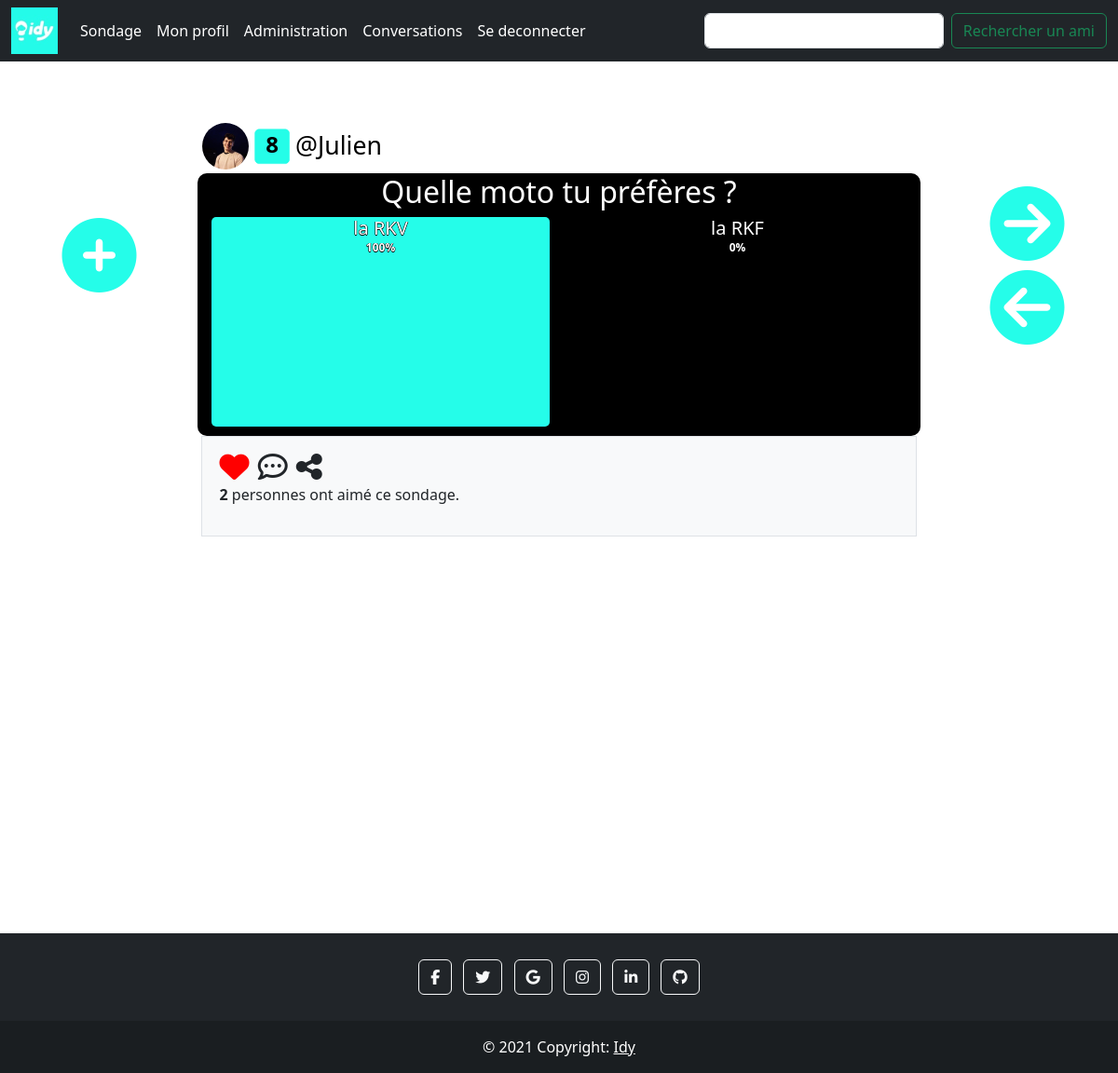
The app's page /index.php?view=sondage (signed in) with its own data.
### tables this page shows
CREATE TABLE `Choix` (
  `Sondage` bigint(20) DEFAULT NULL,
  `idChoix` bigint(20) NOT NULL,
  `Choix` varchar(140) DEFAULT NULL
);

CREATE TABLE `Utilisateurs` (
  `idUtilisateur` bigint(20) NOT NULL,
  `pseudo` varchar(18) NOT NULL,
  `mail` varchar(50) NOT NULL,
  `mdp` varchar(255) NOT NULL,
  `dateOfBirth` date NOT NULL,
  `nbSondagesCréés` int(11) NOT NULL,
  `rang` int(11) NOT NULL COMMENT 'Niveau de l''utilisateur',
  `nbCoins` int(11) NOT NULL COMMENT 'Nombre d''IdYCoins de l''utilsteur (la moulaga)',
  `Pourcentage_rang` int(11) NOT NULL DEFAULT '0',
  `avatar` varchar(100) NOT NULL DEFAULT './ressources/avatar/utilisateur.png',
  `banniere` varchar(100) NOT NULL DEFAULT './ressources/bannieres/bannierepardefaut.jpeg',
  `admin` int(5) NOT NULL DEFAULT '0',
  `blacklist` int(11) NOT NULL DEFAULT '0'
);

CREATE TABLE `Sondages` (
  `idSondage` bigint(20) NOT NULL,
  `Utilisateur` bigint(20) NOT NULL COMMENT 'Utilisateur a l''origine du sondage',
  `Question` text NOT NULL COMMENT 'Question posée',
  `NbReponses` int(11) NOT NULL COMMENT 'Nombre de réponses possibles',
  `nbChoix` int(11) NOT NULL DEFAULT '0',
  `nblike` int(11) DEFAULT NULL,
  `typeSondage` varchar(40) NOT NULL DEFAULT 'normal'
);

### libs/modele.php (called while the page is built, shortened)
<?php
include_once("maLibSQL.pdo.php");
function getpseudo($utilisateur){
    $utilisateur=htmlentities ($utilisateur);
    $SQL = "SELECT pseudo FROM Utilisateurs u WHERE idUtilisateur='$utilisateur'";
    return SQLGetChamp($SQL);
}
function getAvatar($idUtilisateur)
{
    $idUtilisateur = htmlentities($idUtilisateur);
    $SQL = "SELECT avatar FROM Utilisateurs WHERE idUtilisateur ='$idUtilisateur'";
    return SQLGetChamp($SQL);
}
function checkrepondu($idSondage,$idUtilisateur){
    $idSondage = htmlentities ($idSondage);$idUtilisateur = htmlentities ($idUtilisateur);
    $SQL="SELECT idReponse FROM Reponses WHERE sondage='$idSondage' AND utilisateur='$idUtilisateur'";
    $tabPhp = parcoursRs(SQLSelect($SQL));
    return $tabPhp;
}
function getlike($idSondage){
    $idSondage = htmlentities ($idSondage);
    $SQL="SELECT nblike FROM Sondages WHERE idSondage='$idSondage'";
    $tabPhp = parcoursRs(SQLSelect($SQL));
    return $tabPhp[0]["nblike"];
}
function checklikeverif($idSondage,$idUtilisateur){
    $idSondage = htmlentities ($idSondage);$idUtilisateur = htmlentities ($idUtilisateur);
    $SQL="SELECT idlike FROM Sondagelike WHERE idSondage='$idSondage' AND idUtilisateur='$idUtilisateur'";
    $tabPhp = parcoursRs(SQLSelect($SQL));
    return $tabPhp;
}
function getTypeSondage($idSondage){
    $idSondage=htmlentities ($idSondage);
    $SQL = "SELECT typeSondage FROM Sondages WHERE idSondage='$idSondage'";
    return SQLGetChamp($SQL);
}
function selectSondageUser($idUtilisateur)
{
    $idUtilisateur=htmlentities ($idUtilisateur);
    $SQL = "SELECT * FROM Sondages s, Choix c WHERE s.idSondage NOT IN (SELECT idSondage FROM SondageSuivant WHERE idUtilisateur = '$idUtilisateur') AND s.idSondage=c.Sondage ORDER BY s.idSondage ASC LIMIT 1";
    $tabPhp = parcoursRs(SQLSelect($SQL));
    return $tabPhp;
}
function selectChoix($idSondage){
    $idSondage=htmlentities ($idSondage);
    $SQL = "SELECT * FROM Choix WHERE Sondage ='$idSondage'";
    $tabPhp = parcoursRs(SQLSelect($SQL));
    return $tabPhp;
}
function nombreReponseTotal($idSondage){
    $idSondage=htmlentities ($idSondage);
    $SQL = "SELECT COUNT(idChoix) FROM Reponses WHERE sondage ='$idSondage'";
    return SQLGetChamp($SQL);
}
function nombreReponse($idChoix, $idSondage){
    $idSondage=htmlentities ($idSondage);
    $idChoix=htmlentities ($idChoix);
    $SQL = "SELECT COUNT(idChoix) FROM Reponses WHERE sondage ='$idSondage' AND idChoix='$idChoix'";
    return SQLGetChamp($SQL);
}
function rang($idUtilisateur)
{
    $idUtilisateur = htmlentities($idUtilisateur);
    $SQL = "SELECT rang FROM Utilisateurs WHERE idUtilisateur ='$idUtilisateur'";
    return SQLGetChamp($SQL);
}
?>

### libs/maLibSQL.pdo.php (called while the page is built, shortened)
<?php
include_once "config.php";
function SQLGetChamp($sql)
{
	global $BDD_host;
	global $BDD_base;
	global $BDD_user;
	global $BDD_password;
	try {
		$dbh = new PDO("mysql:host=$BDD_host;dbname=$BDD_base", $BDD_user, $BDD_password);
	} catch (PDOException $e) {
		die("<font color=\"red\">SQLGetChamp: Erreur de connexion : " . $e->getMessage() . "</font>");
	}
	$dbh->exec("SET CHARACTER SET utf8");
	$res = $dbh->query($sql);
	$num = $res->rowCount();
	$res->setFetchMode(PDO::FETCH_NUM);
	$ligne = $res->fetch();
	if ($ligne == false) return false;
	else return $ligne[0];
}
function SQLSelect($sql)
{
 	global $BDD_host;
	global $BDD_base;
 	global $BDD_user;
 	global $BDD_password;
	try {
		$dbh = new PDO("mysql:host=$BDD_host;dbname=$BDD_base", $BDD_user, $BDD_password);
	} catch (PDOException $e) {
		die("<font color=\"red\">SQLSelect: Erreur de connexion : " . $e->getMessage() . "</font>");
	}
	$dbh->exec("SET CHARACTER SET utf8");
	$res = $dbh->query($sql);
	$num = $res->rowCount();
	if ($num==0) return false;
	else return $res;
}
function parcoursRs($result)
{
	if  ($result == false) return array();
	$result->setFetchMode(PDO::FETCH_ASSOC);
	while ($ligne = $result->fetch())
		$tab[]= $ligne;
	return $tab;
}
?>

### templates/sondage.php (the view, shortened to what this page needs)
<!DOCTYPE html PUBLIC "-//W3C//DTD XHTML 1.0 Strict//EN" "http://www.w3.org/TR/xhtml1/DTD/xhtml1-strict.dtd">
<html xmlns="http://www.w3.org/1999/xhtml">
<?php
include_once("libs/modele.php");
include_once("libs/maLibForms.php");
?>
<head>
	<link rel="stylesheet" href="css/sondages.css">
</head>
<div class="container-xxl" style="margin-top: 120px;">
    <div class="row row-cols-3 justify-content-md-center">
<?php
            $idUtilisateur = $_SESSION['idUtilisateur'];
            echo '<div class="col-md-1 mt-5">';
                echo '<a class="plus" href="index.php?view=creationsondage"><i class="fas fa-plus-circle fa-5x" style="color:#25fde9;"></i></a><a href="index.php?view=creationsondage" style="text-decoration:none;"></a>';
            echo "</div>";
            if($idSondage = valider('idSondage', 'GET')){
                $sondage = selectSondagebyIdSOndage($idSondage);
                $sondage = array_reverse($sondage);
                if(!isset($sondage[0])){
                    $newurl = "index.php?view=sondage&error=" . urlencode("Ce sondage n'existe pas !");
                      header("Location: $newurl");
                }
            }else{
                $sondage = selectSondageUser($idUtilisateur);
                $sondage = array_reverse($sondage);
            }
            if($sondage)
            {
                foreach ($sondage as $newSondage)
                {
                    echo "<div class='col-md-8 ms-5 me-5'>";
                    $utilisateur = $newSondage["Utilisateur"];
                    $idSondage = $newSondage["idSondage"];
                    $pseudo = getpseudo($utilisateur);
                    echo "<div class='sondage' id='tv'>";
                    echo "<div class = \"photo\" style=\"position: absolute; margin-top:-55px; margin-left:50px; \">";
                    echo "<img src=\"./ressources/carré.png\" height=\"50\" style = \"width:50px; clip-path:ellipse(50% 50%); \">";
                    echo "<div class = \"ranggg\" style=\"position: relative; margin-top:-45px; \">";
                    $rang = rang($utilisateur);
                    echo "<h4 style=\"color: black;margin-top:4px;\"><strong>" . $rang . "</strong></h4>";
                    echo "</div>";
                    echo "</div>";
                    echo "<a href=\"https://web-idy.com/index.php?view=utilisateur&profilde=" . $utilisateur . "\">";
                    echo "<div id = \"avatarClick\" style=\"margin-top:-55px; float:left;\">";
                    $avatar = getAvatar($utilisateur);
                    echo "<img src=\"" . $avatar . "\" height=\"50\" style = \"width:50px; clip-path:ellipse(50% 50%); \">";
                    echo "</div>";
                    echo "<div  style=\"position: absolute; margin-top:-47px; padding-left:80px; \">";
                    echo "<h1 style=\"color: black; margin-left:20px;font-size:20pt;\">@" . $pseudo . "</h1>";
                    echo "</div>";
                    echo "</a>";
                    if(empty(checkrepondu($idSondage, $idUtilisateur))) {
                        echo "<h3>" . $newSondage["Question"] . "</h3>";
                    }else{
                        $nombreReponseTotal = nombreReponseTotal($idSondage);
                        $question=$sondage[0]["Question"];
                        echo "<h2> $question </h2>";
                    }
                    echo "<div class='choix' style=\"height:225px;\">";
                    $choix = selectChoix($idSondage);
                    $typeSondage = getTypeSondage($idSondage);
                    if(empty(checkrepondu($idSondage, $idUtilisateur)))
                    {
                        if ($typeSondage == 'normal') {
                            foreach ($choix as $newchoix) {
                                echo('<form action="controleur-sondage.php" method="get" class="formchoix">');
                                mkInput('submit', 'choix', $newchoix["Choix"], "inputchoix");
                                mkInput('hidden', 'idchoix', $newchoix["idChoix"]);
                                mkInput("hidden", "action", "RépondreChoix");
                                $idSondage = $newSondage["idSondage"];
                                mkInput("hidden", "idSondage", $idSondage);
                                endForm();
                            }
                        }
                        else if ($typeSondage == 'image')
                        {
                            foreach ($choix as $newchoix)
                            {
                                $lien = getLienImage($newchoix["idChoix"]);
                                echo('<form action="controleur-sondage.php" method="get" class="formchoix">');
                                echo "<div class='choix1' style = \"margin: 5px; width: 100%;  display: flex; flex-direction: column; justify-content: space-around; \"><img src=\"" . $lien . "\" style = \" max-width: 100%; max-height: 100%; margin: 10px; border-radius: 10px; border: 5px solid white; margin-left: auto; margin-right: auto;\">";
                                    echo "<div class='desc' >";
                                        mkInput('submit', 'choix', $newchoix["Choix"], "btn", "background-color:#25fde9;");
                                    echo "</div>";
                                echo "</div>";
                                mkInput('hidden', 'idchoix', $newchoix["idChoix"]);
                                mkInput("hidden", "action", "RépondreChoix");
                                $idSondage = $newSondage["idSondage"];
                                mkInput("hidden", "idSondage", $idSondage);
                                endForm();
                            }
                        }
                        else if ($typeSondage == 'audio')
                        {
                            foreach ($choix as $newchoix)
                            {
                                $lien = getLienImage($newchoix["idChoix"]);
                                echo('<form action="controleur-sondage.php" method="get" class="formchoix">');
                                echo "<div class='choix1' style = \"margin: 5px; width: 100%;  display: flex; flex-direction: column; justify-content: space-around; \">";
                                echo "<audio controls src=" . $lien . ">Votre navigateur ne supporte pas les <code>audio</code></audio>";
                                    echo "<div class='desc' >";
                                        mkInput('submit', 'choix', $newchoix["Choix"], "btn", "background-color:#25fde9;");
                                    echo "</div>";
                                echo "</div>";
                                mkInput('hidden', 'idchoix', $newchoix["idChoix"]);
                                mkInput("hidden", "action", "RépondreChoix");
                                $idSondage = $newSondage["idSondage"];
                                mkInput("hidden", "idSondage", $idSondage);
                                endForm();
                            }
                        }
                    }
                    else{
                        foreach($choix as $i){
                            $nombreReponse = nombreReponse($i['idChoix'],$idSondage);
                            $stat = ($nombreReponse/$nombreReponseTotal)*100;
                            $stat=round($stat);
                            echo "<div style='background-color: #25fde9;display: inline-block;margin-left: 10px;margin-right: 10px;width: -webkit-fill-available;color:white;height:$stat%;width: -moz-available;border-radius:5px;text-shadow: -0.5px 0 black, 0 0.5px black, 0.5px 0 black, 0 -0.5px black;'>";
                            echo "<h5 style=\"margin-bottom:0px;\">" .  $i["Choix"] . "</h5>";
                            echo "<p style=\"font-size:12px;font-weight:bold;\">$stat%</p>";
                            echo '</div>';
                        }
                    }
                    echo "</div>";
                    echo "</div>";
                     echo "</div>";
                    echo '<div class="col-md-1 mt-4">';
                    echo "<i class=\"fas fa-arrow-circle-right fa-5x\" style=\"color:#25fde9;margin-bottom:10px;margin-top:-10px;\" id=\"buttonnextsondage\"></i>";
                    echo "<i class=\"fas fa-arrow-circle-left fa-5x\" style=\"color:#25fde9;cursor:pointer;\" id=\"buttonbeforesondage\"></i>";
                    echo "</div>";
                    ?>
                    <div class="container" style="width: 66%;">
                      <div class="row g-0">
                        <div class="col-12">
                            <div class="p-3 border bg-light">
                                <div class="header-comment">
                                    <form action="controleur-sondage.php" method="get" style="display: inline;" id="likeform">
                                    <?php if(checklikeverif($idSondage,$idUtilisateur)!=NULL){
                                        echo'<i id="likebutton" class="fas fa-heart fa-2x" style="color: red;" onclick="unlikesondage();"></i></a>';
                                    }else{ echo'<i id="likebutton" class="far fa-heart fa-2x" onclick="likesondage();"></i></a>';}
                                    if(checklikeverif($idSondage,$idUtilisateur)!=NULL){
                                        mkInput("hidden", "action", "UnLikeSondage");
                                    }else{
                                    mkInput("hidden", "action", "LikeSondage");
                                    }
                                    ?>
                                    </form>
                                    <i id="displaycomment" class="far fa-comment-dots fa-2x" onclick="displaycomment();"></i>
                                    <i class="fas fa-share-alt fa-2x" data-bs-toggle="modal" onclick="copierlien();"></i>
                                    <p><b id="numberlike"><?php echo(getlike($idSondage)); ?></b> personnes ont aimé ce sondage.</p>
                                </div>
                            </div>
                        </div>
                      </div>
                    </div>
                    <?php
                }
            }
?>
    </div>
</div>

### css/sticky-footer.css (style rules this page uses)
html, body { height: 100%; }

### css/sondages.css (style rules this page uses)
body { background-color: white; margin: 3rem; }
.choix { display: flex; color : black; font-size: 20px; }
.plus { padding-top: 23px; margin-right: 5px; }
a { color : black; }
.sondage { background: #ddd; text-align: center; margin:auto; }
#tv { background: black; border-radius: 10px ; color: white; transition: all .4s ease; padding: 1px 5px 10px 5px; }
.far,.fas { margin-left: 2.5px; margin-right: 2.5px; }
.header-comment p { margin-left:2.5px; }
.header-comment .fas { cursor: pointer; }
.header-comment .far { cursor: pointer; }
.fa-arrow-circle-right { cursor: pointer; }

### templates/header.php (style rules this page uses)
html,body { margin: 0 !important;padding: 0; }

### records on screen
choix: utilisateurs.rang "8", utilisateurs.rang+avatar (picture), Sondage.pseudo "Julien", Sondage.Question "Quelle moto tu préfères ?", Choix "la RKV", stat "100", Sondage.nblike "2"
choix: Choix "la RKF", stat "0"
